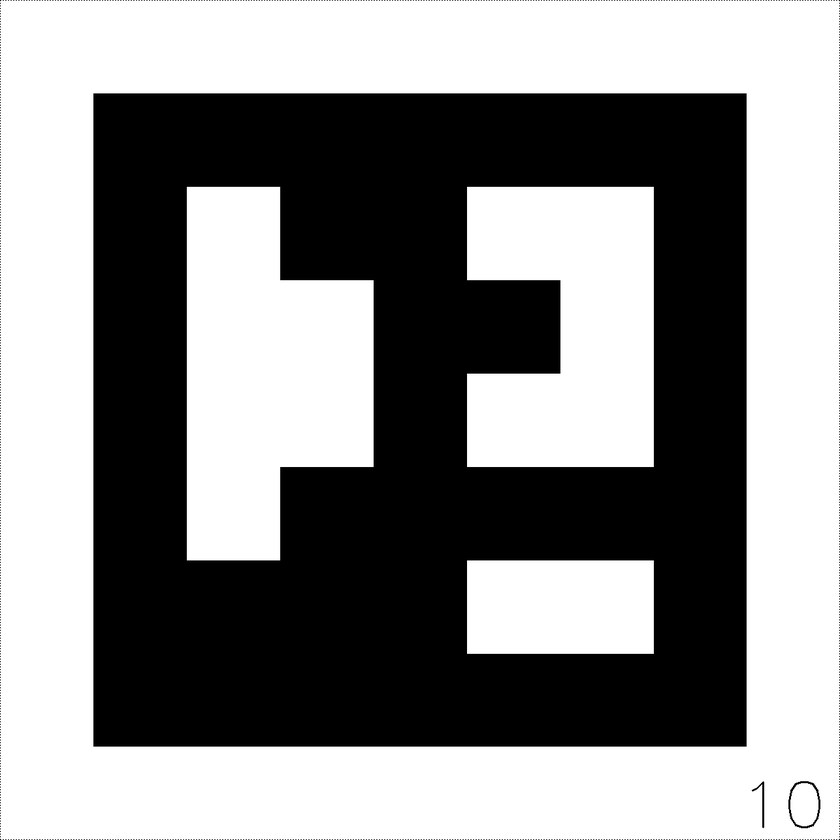
#> input picture aruco_marker_10.png, 840 x 840 px, shrunk from 1286 x 1286 before the run
$ python OpenCvSampleApp010ArUco.py
#> lines starting #> are read from the running program, lines starting #| are printed output that depends on the picture; after the words box and inside, x2 and y2 are one past the last pixel; in counts of white or black regions, pixels touching at a corner belong together
# ArUco маркеры представляют собой специальные двумерные бинарные маркеры, используемые
# в области компьютерного зрения для различных задач, таких как:
#
# Распознавание и отслеживание объектов: Маркеры позволяют идентифицировать объекты и отслеживать их
# положение и ориентацию в пространстве.
# Калибровка камер: Используются для точной настройки параметров камеры, что особенно важно в стереозрении и
# 3D реконструкции.
# Дополненная реальность (AR): Служат привязками для наложения виртуальных объектов на реальное изображение.
# Робототехника: Помогают в навигации и ориентировании роботов в пространстве.
#
# Выше представлены примеры ArUco маркеров разных размеров.
#
# Размеры ArUco маркеров:
#
# Размер ArUco маркера определяется количеством ячеек в его внутренней бинарной матрице, которая кодирует уникальный
# идентификатор. Наиболее распространенные размеры маркеров:
#
# 4x4 : Маркеры с матрицей 4x4 содержат 16 бит информации. Они просты в обнаружении и требуют меньше вычислительных
# ресурсов, но количество уникальных маркеров ограничено (обычно до 250). Подходят для приложений, где не требуется большое
# количество различных маркеров.
#
# 5x5 : Маркеры 5x5 содержат 25 бит информации. Это увеличивает количество возможных уникальных идентификаторов и повышает
# устойчивость к шумам и искажениям по сравнению с 4x4 маркерами.
#
# 6x6 : С матрицей 6x6, маркеры имеют 36 бит информации. Это значительно увеличивает пространство уникальных идентификаторов
# и обеспечивает лучшую устойчивость к ошибкам считывания.
#
# 7x7 : Маркеры 7x7 с 49 битами предоставляют самое большое количество уникальных идентификаторов и наивысшую устойчивость
# к шумам и искажениям, но они более сложны в обнаружении и требуют больше вычислительных ресурсов.
#
# Выбор размера маркера зависит от следующих факторов:
#
# Количество уникальных идентификаторов: Если в приложении требуется большое количество различных маркеров, предпочтительнее
# использовать маркеры с большей матрицей (например, 6x6 или 7x7).
#
# Условия съемки: В условиях плохого освещения, высоких шумов или больших расстояний до камеры более крупные маркеры
# (с большим количеством бит) обеспечат более надежное обнаружение и декодирование.
#
# Вычислительные ресурсы: Маркеры с меньшей матрицей (4x4, 5x5) требуют меньше ресурсов для обработки и быстрее обнаруживаются,
# что важно для систем реального времени или устройств с ограниченными ресурсами.
#
# Размер маркера в физическом пространстве: При печати маркеров важно учитывать физические размеры. Маркеры с большей
# матрицей могут потребовать более крупный физический размер, чтобы обеспечить достаточное разрешение для камеры.
#
# Важно учитывать баланс между устойчивостью и производительностью при выборе размера маркера для конкретного приложения.
#
# Преимущества ArUco маркеров:
#
# Простота генерации и обнаружения: Благодаря бинарной природе, их легко создавать и распознавать с помощью алгоритмов
# компьютерного зрения.
# Уникальные идентификаторы: Каждый маркер имеет свой уникальный ID, что позволяет различать их между собой.
# Устойчивость к шуму и искажениям: Алгоритмы обнаружения маркеров разработаны так, чтобы быть устойчивыми к различным
# условиям съемки.
# Широкое применение: Поддерживаются многими библиотеками, включая OpenCV, что облегчает их интеграцию в проекты.
# Процесс обнаружения ArUco маркеров включает несколько основных этапов:
#
# Предобработка изображения: Улучшение качества изображения для повышения точности обнаружения (например, фильтрация
# шума, коррекция освещенности).
# Поиск контуров: Алгоритм ищет возможные контуры, которые могут соответствовать маркерам.
# Идентификация потенциальных маркеров: Выделение квадратных областей, которые могут быть маркерами.
# Бинаризация и декодирование: Извлечение внутреннего бинарного кода из предполагаемых маркеров.
# Проверка и коррекция ошибок: Использование методов коррекции ошибок для подтверждения подлинности маркера и получения
# его идентификатора.
# Вывод результатов: Предоставление информации о найденных маркерах, их углах, идентификаторах и т.д.
# Происхождение названия "ArUco":
# "Ar" — сокращение от Augmented Reality (дополненная реальность).
# "UCo" — аббревиатура от University of Cordoba (Университет Кордовы) в Испании, где была разработана эта библиотека.

#------
# Общая структура маркера
# ArUco маркер представляет собой квадратное изображение, состоящее из черных и белых клеток. Он включает в себя
# три основных компонента:

# Границы: Белая и черная рамки вокруг маркера, обычно толщиной в один или несколько бит.
# Они помогает алгоритму обнаружения отделить маркер от фона и определить его ориентацию.
#
# Бинарная матрица: Внутренняя область маркера, состоящая из черных и белых клеток, которые кодируют
# бинарный код маркера. Размер матрицы определяется количеством ячеек по горизонтали и вертикали (например, 4x4, 5x5, 6x6).
#
# Уникальный идентификатор (ID): Бинарный код, закодированный в матрице, который однозначно идентифицирует
# маркер в рамках выбранного словаря. Каждая ячейка матрицы представляет собой 1 бит информации: черная клетка — бит "1",
# белая клетка — бит "0" (или наоборот, в зависимости от реализации). Все ячейки вместе образуют последовательность битов,
# которая интерпретируется как число в двоичной системе счисления.
# Бинарный код из матрицы преобразуется в десятичное число, которое и является идентификатором маркера.
# Порядок чтения битов обычно начинается с верхнего левого угла и идет по строкам слева направо и сверху вниз.
#
# Кодирование маркеров с использованием словарей
# Словарь в контексте ArUco маркеров представляет собой набор предопределенных бинарных матриц (паттернов),
# каждая из которых связана с уникальным идентификатором (ID).
# Словари обеспечивают:
# Уникальность маркеров: Каждый маркер в словаре уникален и не совпадает с другими маркерами или их поворотами.
# Устойчивость к поворотам: Маркеры в словаре спроектированы таким образом, чтобы идентификатор оставался неизменным
# независимо от поворота маркера.
# Почему биты не кодируются напрямую
# Если бы мы напрямую преобразовывали ID в бинарный код и заполняли им матрицу маркера, это могло бы привести к тому,
# что повороты или зеркальные отражения маркера давали бы другой ID при декодировании. Маркер, повернутый на определенный угол, может иметь совершенно другой бинарный код при чтении сверху вниз и слева направо.
#
# Процесс создания словаря
# Генерация всех возможных комбинаций бинарных матриц для заданного размера (например, для 4x4 матрицы это
# 2
# 16
# 2
# 16
#   возможных комбинаций).
# Проверка каждой матрицы на уникальность с учетом всех ее поворотов и отражений:
# Генерируются все повороты (0°, 90°, 180°, 270°) и зеркальные отражения матрицы.
# Если какой-либо из этих вариантов совпадает с другой матрицей, такая матрица исключается.
# Выбор матриц с достаточным расстоянием Хэмминга до других матриц (об этом подробнее далее).
# Формирование словаря из оставшихся уникальных матриц и присвоение им идентификаторов.
# Расстояние Хэмминга: что это такое и зачем его оценивать
# Расстояние Хэмминга между двумя бинарными кодами — это количество позиций, в которых соответствующие биты различаются.
#
# Пример:
# Код A: 10110011
# Код B: 10011001
# Расстояние Хэмминга между A и B равно 3 (отличаются биты на позициях 2, 4 и 6).
# Ограничение минимального расстояния Хэмминга между маркерами в словаре гарантирует, что маркеры достаточно отличаются
# друг от друга, что снижает вероятность ошибки при распознавании.
#
# Увеличение минимального расстояния Хэмминга между маркерами уменьшает общее количество уникальных маркеров в словаре.
#
# Необходимо найти баланс между требуемым количеством маркеров и необходимой устойчивостью к ошибкам.

# Использование модуля aruco из OpenCV для обработки изображений с маркерами
# Модуль cv2.aruco: предоставляет инструменты для работы с ArUco маркерами, включая их генерацию и обнаружение. Важно отметить, что модуль доступен только при установке расширенного пакета opencv-contrib-python. Мы это обсуждали в одном из первых уроков: https://stepik.org/lesson/652507/step/1?unit=649232
#
# Расположенные в следующих шагах примеры кода актуальны для версии OpenCV >= 4.7.0
# Узнать вашу версию:
#
# import cv2
# print(cv2.__version__)
# Словари маркеров
# Словарь маркеров содержит набор уникальных маркеров, которые можно использовать в вашем коде. OpenCV предоставляет несколько предопределенных словарей:
#
# cv2.aruco.DICT_4X4_50
# cv2.aruco.DICT_4X4_100
# cv2.aruco.DICT_4X4_250
# cv2.aruco.DICT_4X4_1000
# cv2.aruco.DICT_5X5_50
# cv2.aruco.DICT_5X5_100
# cv2.aruco.DICT_5X5_250
# cv2.aruco.DICT_5X5_1000
# cv2.aruco.DICT_6X6_50
# cv2.aruco.DICT_6X6_100
# cv2.aruco.DICT_6X6_250
# cv2.aruco.DICT_6X6_1000
# cv2.aruco.DICT_7X7_50
# cv2.aruco.DICT_7X7_100
# cv2.aruco.DICT_7X7_250
# cv2.aruco.DICT_7X7_1000
# Для каждой задачи выбирается свой словарь, исходя из типа используемых маркеров. Также для эффективной работы важно выбирать словарь с наименьшим необходимым числом маркеров.
# Пример подключения словаря для версии OpenCV >= 4.7.0:

# import cv2
# aruco_dict = cv2.aruco.getPredefinedDictionary(cv2.aruco.DICT_4X4_100)
# Пример подключения словаря для версии OpenCV < 4.7.0:
#
# import cv2
# aruco_dict = cv2.aruco.Dictionary_get(cv2.aruco.DICT_4X4_100)
# В данном примере мы используем словарь DICT_4X4_100, который содержит 100 маркеров размером 4x4 бит.
#
# Обнаружение маркеров на изображении

# Для обнаружения маркеров на изображении используйте следующий код:
import cv2
import numpy as np

# Читаем изображение
image = cv2.imread('aruco_marker_10.png')
#> image is the input picture: shape (840, 840, 3); min 0, max 255, mean 141.3

# Подключаем необходимый словарь
aruco_dict = cv2.aruco.getPredefinedDictionary(cv2.aruco.DICT_5X5_100) #cv2.aruco.DICT_6X6_100 #cv2.aruco.DICT_4X4_100

# Преобразование в градации серого
gray = cv2.cvtColor(image, cv2.COLOR_BGR2GRAY)

# Создание детектора маркеров
detectorParams = cv2.aruco.DetectorParameters()
detector = cv2.aruco.ArucoDetector(aruco_dict , detectorParams)

# Обнаружение маркеров
corners, ids, rejectedImgPoints = detector.detectMarkers(image)
#> corners = ([[93, 93], [746, 93], [746, 746], [93, 746]],); ids = [10]; rejectedImgPoints = ([[458, 553], [661, 552], [662, 660], [460, 662]],)


# Отображение результатов
if ids is not None:
    print("Углы маркеров", corners)
#| Углы маркеров (array([[[ 93.,  93.],
#|         [746.,  93.],
#|         [746., 746.],
#|         [ 93., 746.]]], dtype=float32),)
    print("ID маркеров:", ids)
#| ID маркеров: [[10]]
    cv2.aruco.drawDetectedMarkers(image, corners, ids)
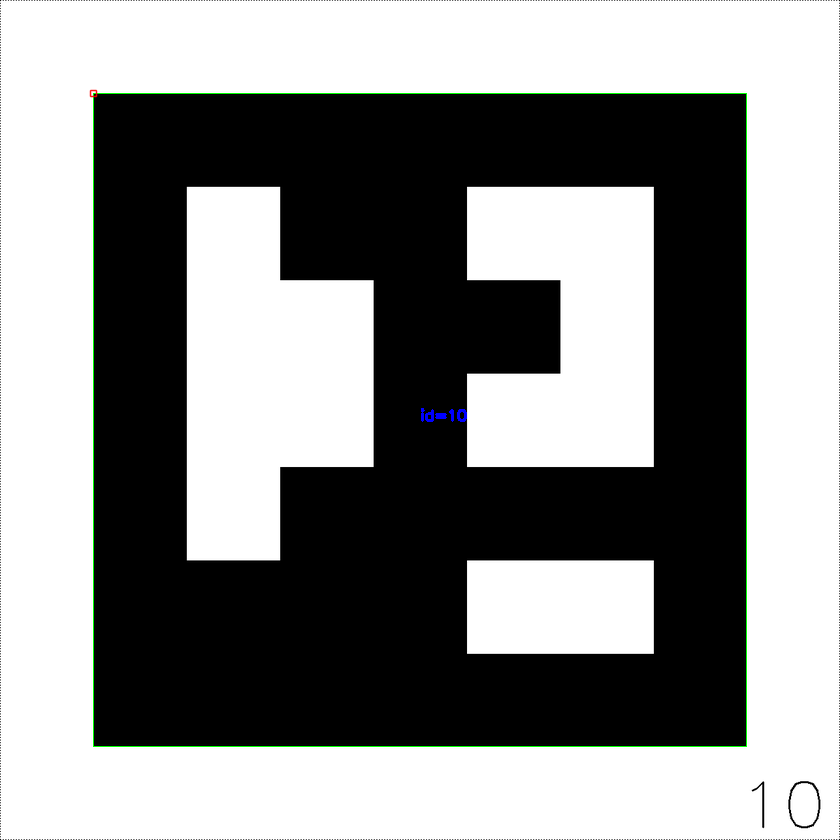
#> image: shape (840, 840, 3); 0.42% of pixels changed, all inside (x1, y1, x2, y2) = (89, 89, 747, 747)
#> (the rest of the program and of its run is left out)
